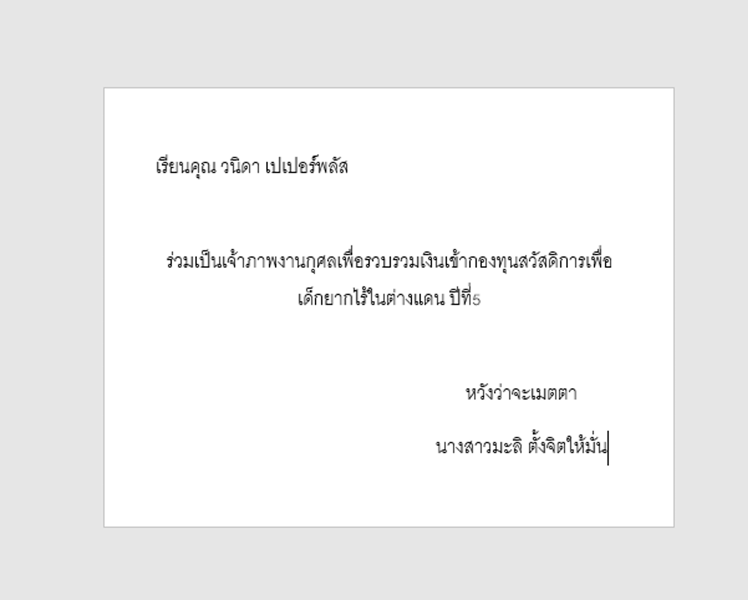
#> input picture labs/ocr-compare/tmp84qk9sr_.png, 1496 x 1200 px (shown at 1/2 size)
$ python preprocess.py --image ../tmp84qk9sr_.png
#> lines starting #> are read from the running program, lines starting #| are printed output that depends on the picture; after the words box and inside, x2 and y2 are one past the last pixel; in counts of white or black regions, pixels touching at a corner belong together
from typing import Tuple, Dict, Any
import cv2
import numpy as np
from skimage.filters import threshold_sauvola
import os


# [64 lines left out: functions _resize_min_side, _grayscale, _rotate, _deskew_small_search, _sauvola, preprocess and 1 more, not called in this run]
import cv2
import numpy as np
from skimage.filters import threshold_sauvola
from skimage.transform import rotate
from typing import Tuple, Dict

# Contract
# - input: image path
# - output: dict of processed image arrays (grayscale, binarized, deskewed, upscaled)

def load_image(path: str) -> np.ndarray:
#> called with path = '../tmp84qk9sr_.png'
    img = cv2.imdecode(np.fromfile(path, dtype=np.uint8), cv2.IMREAD_COLOR)
#> img is the input picture: shape (1200, 1496, 3); min 0, max 255, mean 241.2
    if img is None:
        raise FileNotFoundError(path)
    return img


def to_grayscale(img: np.ndarray) -> np.ndarray:
    return cv2.cvtColor(img, cv2.COLOR_BGR2GRAY)


def upscale(img: np.ndarray, min_side: int = 1200) -> np.ndarray:
#> called with min_side = 1200
    h, w = img.shape[:2]
#> h = 1200; w = 1496
    scale = max(1.0, min_side / min(h, w))
#> scale = 1
    if scale == 1.0:
        return img
    return cv2.resize(img, None, fx=scale, fy=scale, interpolation=cv2.INTER_CUBIC)


def binarize_sauvola(gray: np.ndarray) -> np.ndarray:
    win = max(25, (min(gray.shape) // 30) | 1)  # odd window size
    thresh = threshold_sauvola(gray, window_size=win)
    binary = (gray > (thresh * 255)).astype(np.uint8) * 255
    return binary


def deskew(gray: np.ndarray, delta: int = 1, limit: int = 5) -> Tuple[np.ndarray, float]:
    # Estimate skew angle via Hough transform on edges
#> called with delta = 1, limit = 5
    edges = cv2.Canny(gray, 50, 150)
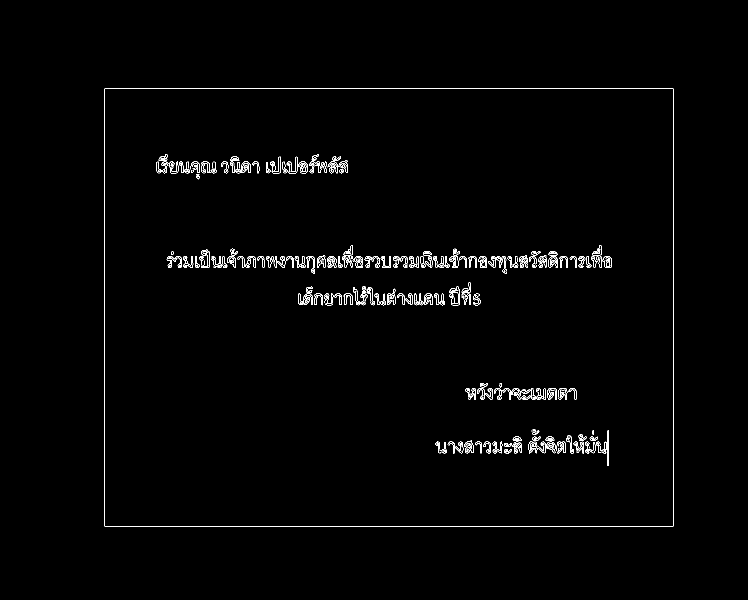
#> edges: shape (1200, 1496) (shown at 1/2 size); 1.1% white in thin lines or dots, all inside (x1, y1, x2, y2) = (209, 176, 1347, 1054)
    lines = cv2.HoughLines(edges, 1, np.pi / 180, threshold=200)
#> lines = 24 rows, first 8: [176, 1.57], [1053, 1.57], [209, 0], [1346, 0], [515, 1.57], [517, 1.57], [513, 1.57], [532, 1.57]
    angles = []
    if lines is not None:
        for rho_theta in lines[:200]:
            rho, theta = rho_theta[0]
            angle = (theta * 180 / np.pi) - 90
            if -limit <= angle <= limit:
                angles.append(angle)
#> this loop made 24 passes
#> (rho, theta, angle) on passes 1 to 12: (176, 1.57, 2.5e-06), (1053, 1.57, 2.5e-06), (209, 0, -90), (1346, 0, -90), (515, 1.57, 2.5e-06), (517, 1.57, 2.5e-06), (513, 1.57, 2.5e-06), (532, 1.57, 2.5e-06), (520, 1.57, 2.5e-06), (530, 1.57, 2.5e-06), (534, 1.57, 2.5e-06), (506, 1.59, 1)
#> after the loop, angles = [2.5e-06, 2.5e-06, 2.5e-06, 2.5e-06, 2.5e-06, 2.5e-06, 2.5e-06, 2.5e-06, 2.5e-06, 1, -1, 2.5e-06, 2.5e-06, 1, 1, 1, -1, -1, -1, -2, -2, 2]
    angle = float(np.median(angles)) if angles else 0.0
#> angle = 2.5e-06
    # rotate about center
    (h, w) = gray.shape[:2]
#> h = 1200; w = 1496
    M = cv2.getRotationMatrix2D((w / 2, h / 2), angle, 1.0)
#> M = [[1, 4.37e-08, -2.62e-05], [-4.37e-08, 1, 3.27e-05]]
    rotated = cv2.warpAffine(gray, M, (w, h), flags=cv2.INTER_CUBIC, borderMode=cv2.BORDER_REPLICATE)
    return rotated, angle


def preprocess(path: str) -> Dict[str, np.ndarray]:
    img = load_image(path)
    img = upscale(img)
    gray = to_grayscale(img)
    desk, angle = deskew(gray)
#> angle = 2.5e-06
    binary = binarize_sauvola(desk)
#> in binarize_sauvola, `thresh = threshold_sauvola(gray, window_size=win)`:
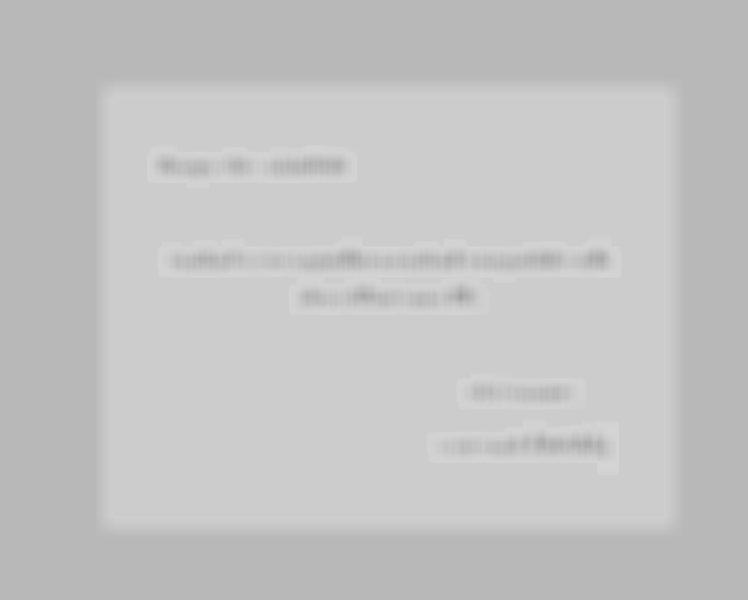
#> thresh: shape (1200, 1496) float64 (shown at 1/2 size); min 162.6, max 213.1, mean 195.2
#> in binarize_sauvola, `binary = (gray > (thresh * 255)).astype(np.uint8) * 255`: binary: shape (1200, 1496); every value is 0
    return {
        "original": img,
        "gray": gray,
        "deskewed": desk,
        "binary": binary,
        "skew_angle": angle,
    }


def save_debug(images: Dict[str, np.ndarray], outdir: str) -> None:
    outdir = outdir.rstrip("/")
    for k, v in images.items():
        if isinstance(v, np.ndarray):
            cv2.imwrite(f"{outdir}/{k}.png", v)

if __name__ == "__main__":
    import argparse, os
    p = argparse.ArgumentParser()
    p.add_argument("--image", required=True)
    p.add_argument("--out", default="outputs/preprocessed")
    args = p.parse_args()
    os.makedirs(args.out, exist_ok=True)
    imgs = preprocess(args.image)
#> imgs = 5 items
    save_debug(imgs, args.out)
#> the loop in save_debug, `for k, v in images.items():` made 5 passes
#> k on passes 1 to 4: 'original', 'gray', 'deskewed', 'binary'
#> (k, v) on pass 5: ('skew_angle', 2.5e-06)
    print({k: v.shape if hasattr(v, 'shape') else v for k,v in imgs.items()})
#| {'original': (1200, 1496, 3), 'gray': (1200, 1496), 'deskewed': (1200, 1496), 'binary': (1200, 1496), 'skew_angle': 2.5044781608585254e-06}
